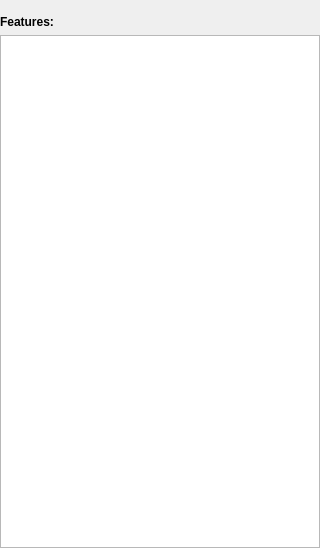
<?xml version="1.0" encoding="UTF-8"?>
<ui version="4.0">
 <class>Form</class>
 <widget class="QWidget" name="Form">
  <property name="geometry">
   <rect>
    <x>0</x>
    <y>0</y>
    <width>320</width>
    <height>548</height>
   </rect>
  </property>
  <property name="sizePolicy">
   <sizepolicy hsizetype="Preferred" vsizetype="Maximum">
    <horstretch>0</horstretch>
    <verstretch>0</verstretch>
   </sizepolicy>
  </property>
  <property name="windowTitle">
   <string>Form</string>
  </property>
  <layout class="QVBoxLayout" name="verticalLayout_3">
   <property name="leftMargin">
    <number>0</number>
   </property>
   <property name="topMargin">
    <number>15</number>
   </property>
   <property name="rightMargin">
    <number>0</number>
   </property>
   <property name="bottomMargin">
    <number>0</number>
   </property>
   <item>
    <widget class="QWidget" name="viewerControls" native="true">
     <property name="sizePolicy">
      <sizepolicy hsizetype="Preferred" vsizetype="Expanding">
       <horstretch>0</horstretch>
       <verstretch>0</verstretch>
      </sizepolicy>
     </property>
     <layout class="QVBoxLayout" name="verticalLayout_2">
   <property name="margin">
    <number>0</number>
   </property>
      <item>
       <widget class="QLabel" name="label_2">
        <property name="sizePolicy">
         <sizepolicy hsizetype="Preferred" vsizetype="Maximum">
          <horstretch>0</horstretch>
          <verstretch>0</verstretch>
         </sizepolicy>
        </property>
        <property name="text">
         <string>&lt;html&gt;&lt;head/&gt;&lt;body&gt;&lt;p&gt;&lt;span style=&quot; font-weight:600;&quot;&gt;Features:&lt;/span&gt;&lt;/p&gt;&lt;/body&gt;&lt;/html&gt;</string>
        </property>
       </widget>
      </item>
      <item>
       <widget class="QListWidget" name="featureListWidget">
        <property name="sizePolicy">
         <sizepolicy hsizetype="Preferred" vsizetype="Expanding">
          <horstretch>0</horstretch>
          <verstretch>0</verstretch>
         </sizepolicy>
        </property>
       </widget>
      </item>
     </layout>
    </widget>
   </item>
  </layout>
 </widget>
 <resources/>
 <connections/>
</ui>
